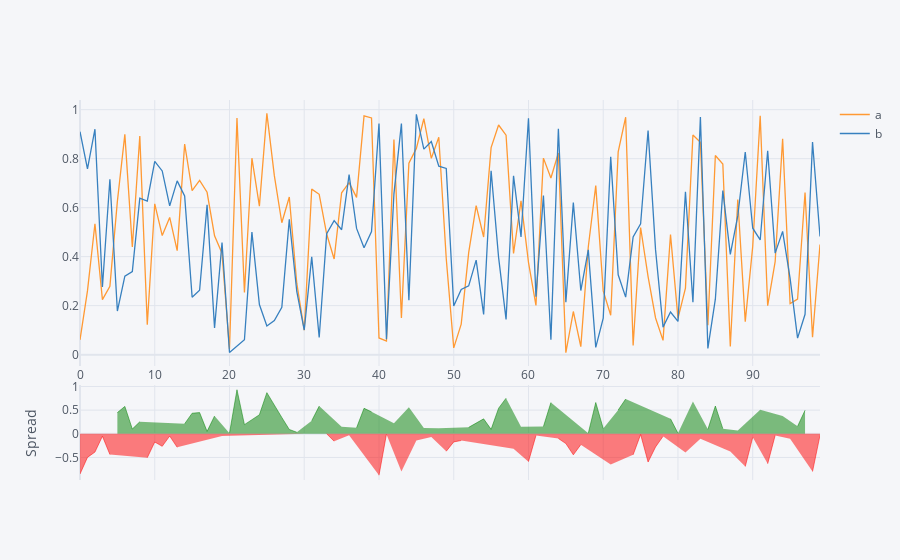

Source (notebook cell):
### Code cell
df[["a","b"]].iplot(kind = "spread")
